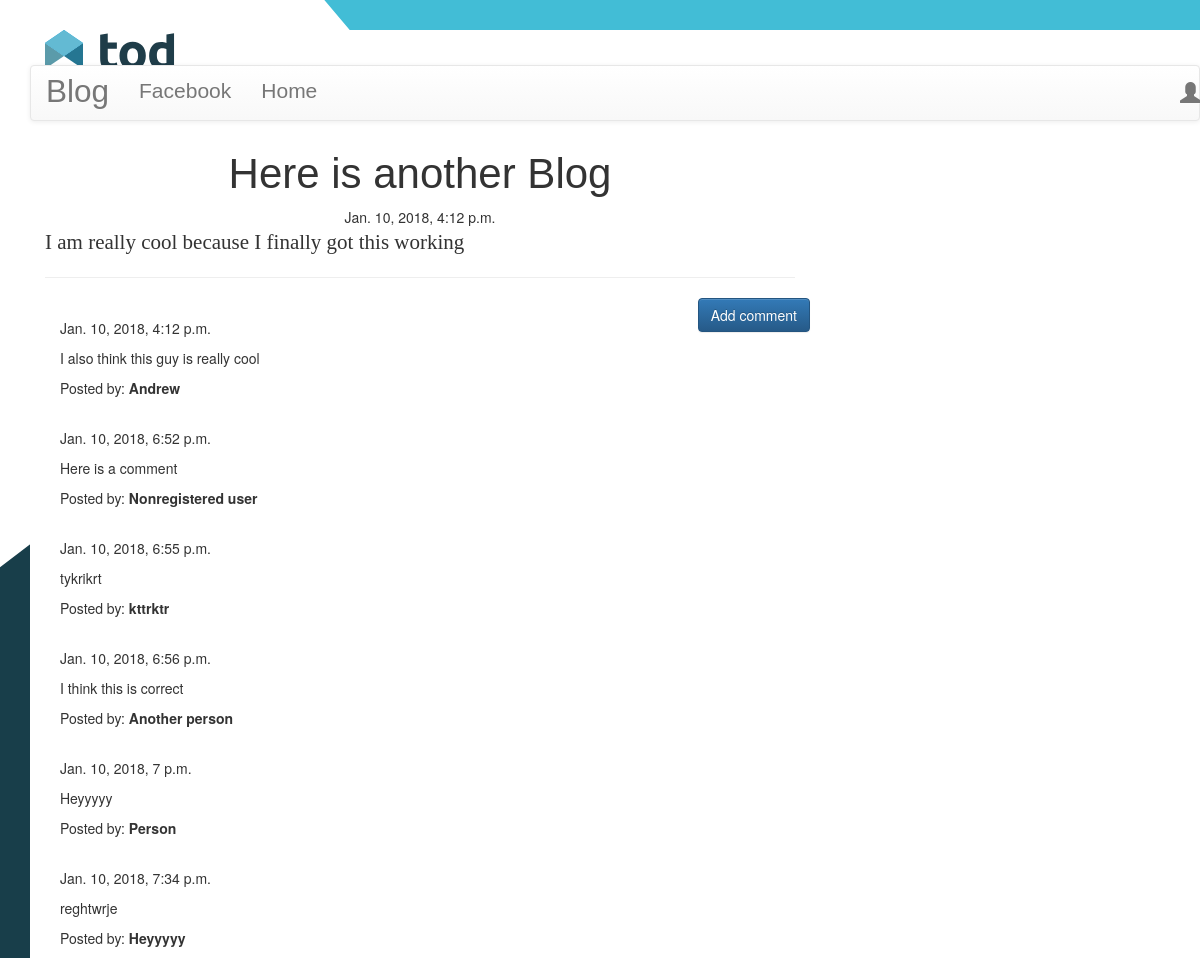
The page /post/2 on the database as committed earlier.
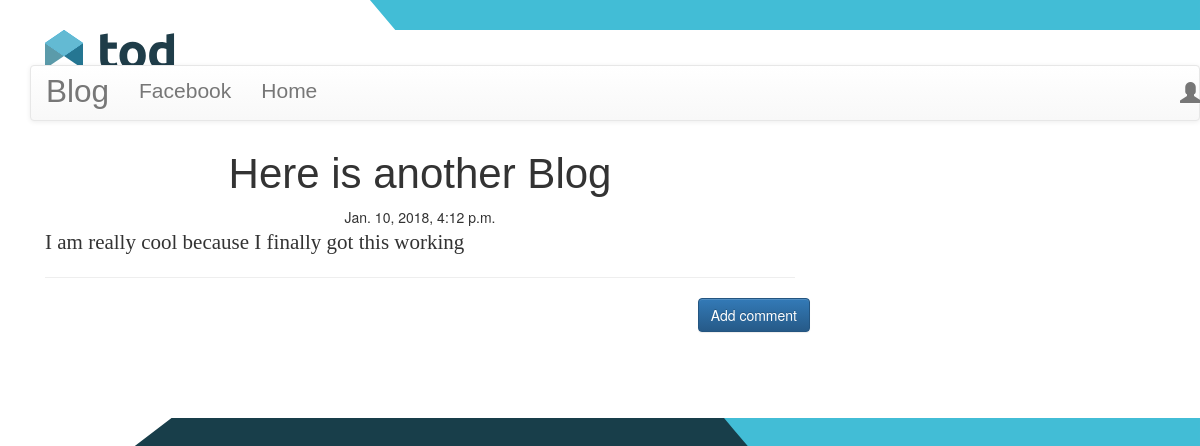
The same page on the database as committed later.
### blog/models.py (models this page shows, shortened)
class Comment(models.Model):
    post = models.ForeignKey('blog.Post', related_name='comments')
    author = models.CharField(max_length=100)
    text = models.TextField()
    created_date = models.DateTimeField(default=timezone.now)
    approved_comment = models.BooleanField(default=False)

### blog/views.py (the view)
# urls.py: url(r'^post/(?P<pk>\d+)$', views.PostDetailView.as_view(), name='post_detail'),
class PostDetailView(DetailView):
    model = Post

### blog/templates/blog/post_detail.html (shortened to what this page needs)
{% extends 'blog/base.html' %}
{% block content %}
        <h1 class='posttitle loader'>{{ post.title }}</h1>
        {% if post.published_date %}
            <div class="date postdate">
                {{ post.published_date }}
            </div>
        {% else %}
            <a class="btn btn-default" href="{% url 'post_publish' pk=post.pk %}">Publish</a>
        {% endif %}
      <p class='postcontent' >{{ post.text|safe|linebreaksbr }}</p>
  <hr>
  <a class="btn btn-primary btn-comment" href="{% url 'add_comment_to_post' pk=post.pk %}">Add comment</a>
  <div class="container">
  {% for comment in post.comments.all %}
  <br>
      {% if user.is_authenticated or comment.approved_comment %}
              {{ comment.created_date }}
          <p>{{ comment.text|safe|linebreaks }}</p>
          <p>Posted by: <strong>{{ comment.author }}</strong></p>
      {% endif %}
  {% empty %}
      <p>No comments posted.</p>
  {% endfor %}
</div>
{% endblock %}

Rows that differ between the two databases and show on the page:
no longer on this page (row edited): Comment: created_date "Jan. 10, 2018, 4:12 p.m.", text "I also think this guy is really cool", author "Andrew"
no longer on this page (row edited): Comment: created_date "Jan. 10, 2018, 6:52 p.m.", text "Here is a comment", author "Nonregistered user"
no longer on this page (row edited): Comment: created_date "Jan. 10, 2018, 6:55 p.m.", text "tykrikrt", author "kttrktr"
no longer on this page (row edited): Comment: created_date "Jan. 10, 2018, 6:56 p.m.", text "I think this is correct", author "Another person"
no longer on this page (row edited): Comment: created_date "Jan. 10, 2018, 7 p.m.", text "Heyyyyy", author "Person"
no longer on this page (row edited): Comment: created_date "Jan. 10, 2018, 7:34 p.m.", text "reghtwrje", author "Heyyyyy"
